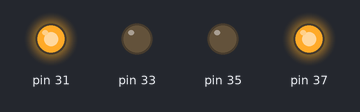
This program was run on a simulated Raspberry Pi (header pin numbers). Parts: output pins drawn as LEDs (lit = HIGH). At 2.0 s the program stops and its outputs stay as they are.

Above: at 0.1 s.
At 2.1 s:
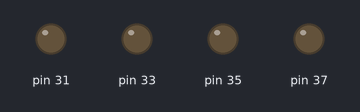
Timing chart, 0 to 3.5 s (numbered marks = the images above):
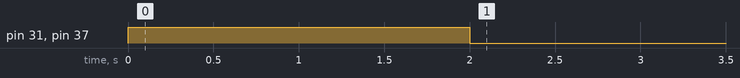

Measured:
- by itself, pin 31, pin 37: LOW → HIGH at 0.00 s, → LOW 2.0 s later

The program:

motorcontrol01.py
```python
import RPi.GPIO as gpio
import time

def init():
    gpio.setmode(gpio.BOARD)
    gpio.setup(31, gpio.OUT)    # IN1
    gpio.setup(33, gpio.OUT)    # IN2
    gpio.setup(35, gpio.OUT)    # IN3
    gpio.setup(37, gpio.OUT)    # IN4

def gameover():
    # set all pins low

    gpio.setup(31, False)
    gpio.setup(33, False)
    gpio.setup(35, False)
    gpio.setup(37, False)

def forward(tf):
    init()
    # left wheele
    gpio.output(31, True)
    gpio.output(33, False)
    # right wheele
    gpio.output(37, True)
    gpio.output(35, False)
    # hold on
    time.sleep(tf)
    # send all pins low & cleanup
    gameover()
    gpio.cleanup()

forward(2)
```
